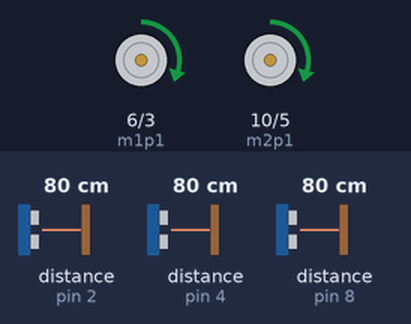
This sketch was run on a simulated Arduino Uno, built with avr-gcc and run on an emulated ATmega328P. Parts: motor-driver pin pairs drawn as motors (green arrow = first pin HIGH = forward, orange = second pin HIGH = backward, longer = more drive). Wiring (inferred from the names in the program): 3 × ultrasonic range finder: trigger pin 7, echo pin 2 / trigger pin 9, echo pin 8 / trigger pin 11, echo pin 4. The test bench sets the inputs (shaded band); at power-on: distance to the obstacle (sensors on pin 2, pin 4, pin 8) 80 cm. The echo pulse lasts 58.3 µs per cm; what the sketch prints to the serial monitor is not drawn.

Above: at 1.2 s.
1.3 s: distance to the obstacle (sensor on pin 2) set to 12 cm
4.3 s: distance to the obstacle (sensor on pin 2) set to 9 cm
At 4.7 s:
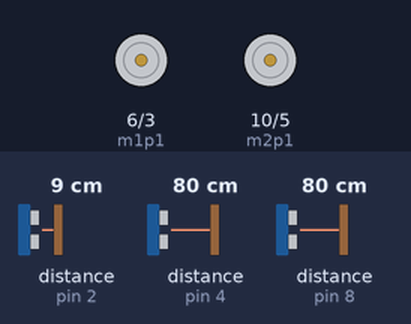
7.3 s: distance to the obstacle (sensor on pin 4) set to 2 cm
10.3 s: distance to the obstacle (sensor on pin 4) set to 18 cm
13.3 s: distance to the obstacle (sensor on pin 2) set to 299 cm
At 13.7 s:
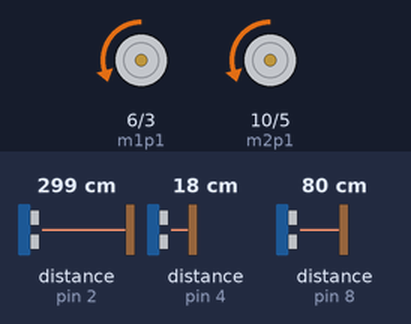
Timing chart, 0 to 16.3 s (numbered marks = the images above; inputs shaded):
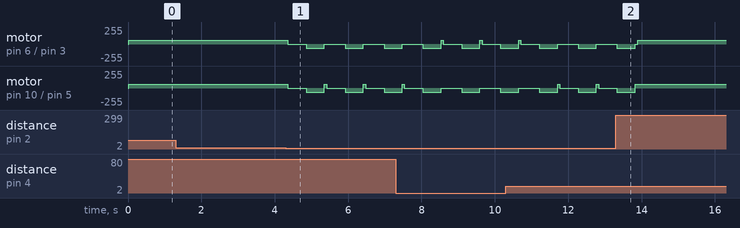

The sketch:

obstacle_avoider.ino
```cpp
int m1p1=6;
int m1p2=3;
int m2p1=10;
int m2p2=5;
int echo_front=2;
int trig_front=7;
int echo_left=8;
int trig_left=9;
int echo_right=4;
int trig_right=11;

long time_front,distance_front,minimum_front,distance_left,minimum_left,time_left,distance_right,minimum_right,time_right;

void setup()
{
  Serial.begin(9600);
  pinMode(trig_front,OUTPUT);
  pinMode(echo_front,INPUT);
  pinMode(trig_left,OUTPUT);
  pinMode(echo_left,INPUT);
  pinMode(trig_right,OUTPUT);
  pinMode(echo_right,INPUT);
  pinMode(m1p1,OUTPUT);
  pinMode(m1p2,OUTPUT);
  pinMode(m2p1,OUTPUT);
  pinMode(m2p2,OUTPUT);
}

void loop()
{

    sensor_front();
    sensor_left();
    sensor_right();
    forward_robot();


    Serial.println("Robot Forward");

  if(distance_front<=minimum_front)
    {
      stop_robot();
      delay(500);
      backward();
      delay(500);
      tern_left();

    }
    if(distance_front<=minimum_front && distance_left<=minimum_left)
    {
       tern_right();

    }
    if(distance_front<=minimum_front && distance_right<=minimum_right)
    {
      tern_left();
    }
    if(distance_front<=minimum_front && distance_left<=minimum_left && distance_right<=minimum_right)
    {
      stop_robot();

    }
    if (distance_left<=minimum_left)
{
  tern_left();
}
if(distance_right<=minimum_right)
{
  tern_right();
  }
    delay(50);

}

void sensor_front()
{
digitalWrite(trig_front, LOW);
delayMicroseconds(2);
digitalWrite(trig_front, HIGH);
delayMicroseconds(20);
digitalWrite(trig_front, LOW);

time_front=pulseIn(echo_front,HIGH);
distance_front=time_front/10;
minimum_front=60;
}

void sensor_left()
{
digitalWrite(trig_left, LOW);
delayMicroseconds(2);
digitalWrite(trig_left, HIGH);
delayMicroseconds(20);
digitalWrite(trig_left, LOW);

time_left=pulseIn(echo_left,HIGH);
distance_left=time_left/10;
minimum_left=60;
}

void sensor_right()
{
digitalWrite(trig_right, LOW);
delayMicroseconds(2);
digitalWrite(trig_right, HIGH);
delayMicroseconds(20);
digitalWrite(trig_right, LOW);

time_right=pulseIn(echo_right,HIGH);
distance_right=time_right/10;
minimum_right=60;
}

void forward_robot()
{
 analogWrite(m1p1,60);
 analogWrite(m1p2,0);
 analogWrite(m2p1,60);
 analogWrite(m2p2,0);

}

void stop_robot()
{
 analogWrite(m1p1,0);
 analogWrite(m1p2,0);
 analogWrite(m2p1,0);
 analogWrite(m2p2,0);

}

void tern_left()
{
 analogWrite(m1p1,LOW);
 analogWrite(m1p2,LOW);
 analogWrite(m2p1,60);
 analogWrite(m2p2,LOW);

}

void tern_right()
{
 analogWrite(m1p1,60);
 analogWrite(m1p2,LOW);
analogWrite(m2p1,LOW);
 analogWrite(m2p2,LOW);
}
void backward()
{
 analogWrite(m1p1,0);
 analogWrite(m1p2,60);
 analogWrite(m2p1,0);
 analogWrite(m2p2,60);

}
```

Measured:
- the behaviour switches between 11 and 10 cm on distance to the obstacle (sensor on pin 2) (found by bisection; images 0 and 1)
- after the input at 1.3 s, every drawn part: stays the same
- after the input at 4.3 s, motor on pin 6 (m1p1) / pin 3 (m1p2): alternates backward 60/255 for 0.50 s and stopped for 0.56 s, starting after 0.06 s; motor on pin 10 (m2p1) / pin 5 (m2p2): forward 60/255 → stopped after 0.06 s, then repeats every 1.1 s: backward 60/255 0.50 s, forward 60/255 0.06 s, stopped 0.50 s
- after the input at 13.3 s, motor on pin 10 (m2p1) / pin 5 (m2p2): goes on until 13.8 s, then stays forward 60/255
